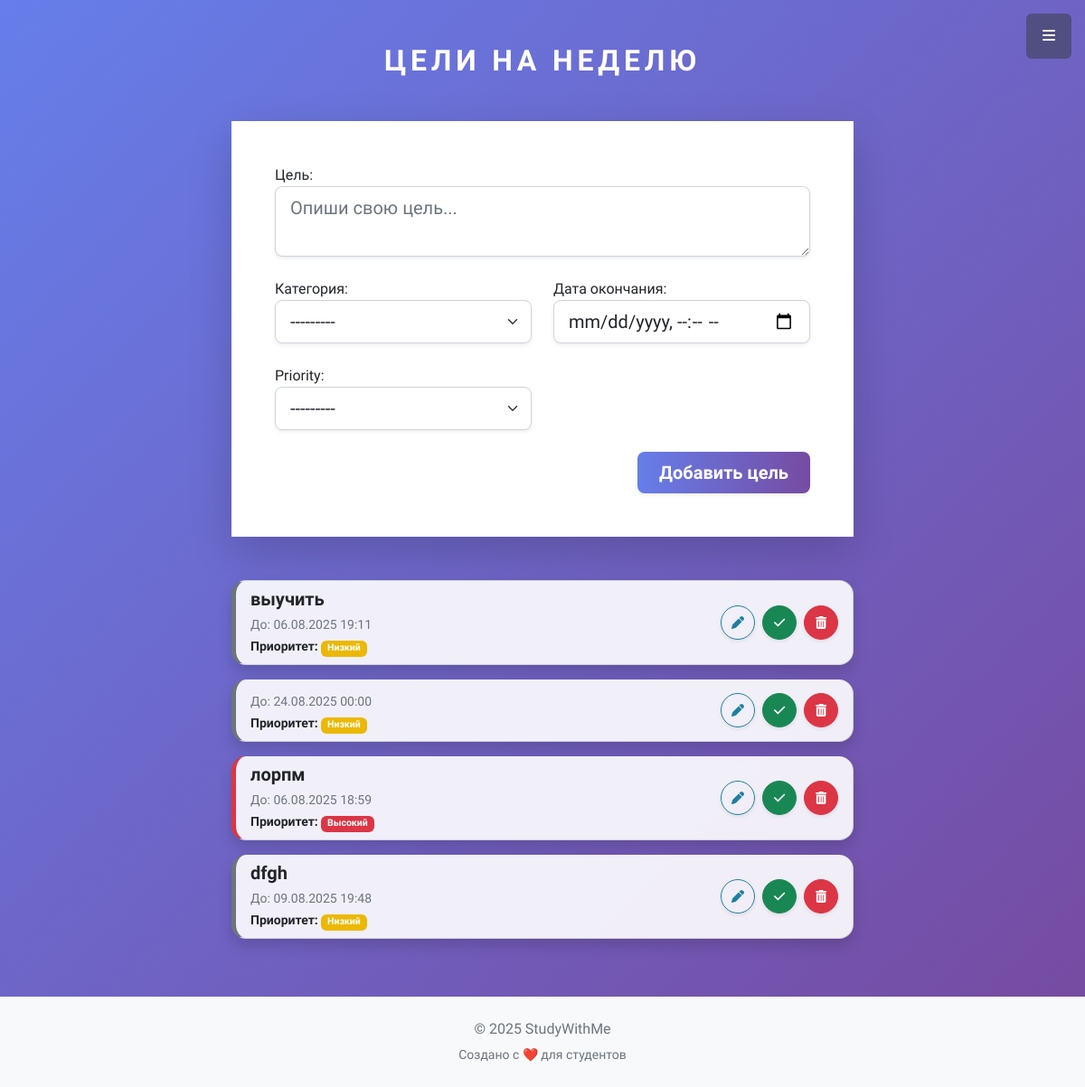
The page /goals/ (signed in) on the database its author committed.
### main/models.py (models this page shows, shortened)
class Goal(models.Model):
    user = models.ForeignKey(MyUser, on_delete=models.CASCADE, verbose_name='Пользователь')
    PRIORITY_CHOICES = [
        ('low', 'Низкий'),
        ('medium', 'Средний'),
        ('high', 'Высокий'),
    ]
    title = models.CharField(max_length=255, verbose_name='Цель')
    category = models.ForeignKey(Category, on_delete=models.SET_NULL, null=True, verbose_name='Категория')
    created_at = models.DateTimeField(auto_now_add=True, verbose_name='Дата начала')
    deadline = models.DateTimeField(verbose_name='Дата окончания')
    priority = models.CharField(max_length=10, choices=PRIORITY_CHOICES)
    is_completed = models.BooleanField(default=False, verbose_name='Выполнено')
    class Meta:
        verbose_name = 'Цель'
        verbose_name_plural = 'Цели'

### main/views.py (the view)
# urls.py: path('goals/', views.goals_list, name='goals'),
@login_required
def goals_list(request):
    form = GoalForm()
    goals = Goal.objects.filter(user=request.user)
    if request.method == 'POST':
        form = GoalForm(request.POST)
        if form.is_valid():
            goal = form.save(commit=False)
            goal.user = request.user
            goal.save()
            return redirect('goals')
        else:
            print(form.errors)
    else:
        form = GoalForm()
    return render(request, 'main/goals.html', {'form': form, 'goals': goals})

### main/forms.py
class GoalForm(forms.ModelForm):
    class Meta:
        model = Goal
        fields = ['title', 'category', 'deadline', 'priority']
        widgets = {
            'title': forms.Textarea(attrs={
                'class': 'form-control',
                'placeholder': 'Опиши свою цель...',
                'rows': 2
            }),
            'category': forms.Select(attrs={'class': 'form-select'}),
            'deadline': forms.DateTimeInput(attrs={
                'type': 'datetime-local',
                'class': 'form-control'
            }),
            'priority': forms.Select(attrs={'class': 'form-select'}),
        }

### main/models.py (called while the page is built)
    def __str__(self):
        return self.title

### main/templates/main/goals.html (shortened to what this page needs)
{% extends 'base.html' %}
{% load static %}
{% load widget_tweaks %}
{% block content %}
<section class="page-section py-5" id="goals" style="background: linear-gradient(135deg, #667eea 0%, #764ba2 100%); min-height: 100vh;">
  <div class="container px-4 px-lg-5">
    <h2 class="text-center text-uppercase text-white mb-5 fw-bold" style="letter-spacing: 0.15em;">Цели на неделю</h2>
    <div class="row justify-content-center">
      <div class="col-lg-8">
        <div class="card mb-5 shadow-lg rounded-4 border-0">
          <div class="card-body bg-white p-4 p-md-5">
            <form method="post" class="row g-4" novalidate>
              <div class="col-12">
                {{ form.title.label_tag }}
                {{ form.title|add_class:"form-control form-control-lg shadow-sm" }}
              </div>
              <div class="col-md-6">
                {{ form.category.label_tag }}
                {{ form.category|add_class:"form-select form-select-lg shadow-sm" }}
              </div>
              <div class="col-md-6">
                {{ form.deadline.label_tag }}
                {{ form.deadline|add_class:"form-control form-control-lg shadow-sm" }}
              </div>
              <div class="col-md-6">
                {{ form.priority.label_tag }}
                {{ form.priority|add_class:"form-select form-select-lg shadow-sm" }}
              </div>
              <div class="col-12 text-end">
                <button type="submit" class="btn btn-gradient btn-lg px-4 fw-semibold shadow-sm" style="background: linear-gradient(90deg, #667eea 0%, #764ba2 100%); color: white; border:none; border-radius: 0.5rem;">
                  Добавить цель
                </button>
              </div>
            </form>
          </div>
        </div>
        {% if goals %}
        <div class="list-group">
          {% for goal in goals %}
            <div class="list-group-item list-group-item-action d-flex justify-content-between align-items-center flex-wrap shadow rounded-4 mb-3" style="background: rgba(255 255 255 / 0.9); border-left: 5px solid
              {% if goal.priority == 'high' %}#dc3545
              {% elif goal.priority == 'medium' %}#ffc107
              {% else %}#6c757d{% endif %};">
              <div class="flex-grow-1 me-3">
                <h5 class="mb-1 fw-semibold text-dark">{{ goal.title }}</h5>
                <small class="text-muted">До: {{ goal.deadline|date:"d.m.Y H:i" }}</small><br>
                <small class="fw-semibold">
                  Приоритет:
                  {% if goal.priority == 'high' %}
                    <span class="badge bg-danger">Высокий</span>
                  {% elif goal.priority == 'medium' %}
                    <span class="badge bg-warning text-dark">Средний</span>
                  {% else %}
                    <span class="badge bg-secondary">Низкий</span>
                  {% endif %}
                </small>
              </div>
              <div class="d-flex align-items-center gap-2">
                <a href="{% url 'edit_goal' goal.pk %}" class="btn btn-outline-primary btn-sm rounded-circle shadow-sm" title="Редактировать цель" style="width: 38px; height: 38px; display: flex; align-items: center; justify-content: center;">
                  <i class="fas fa-pen"></i>
                </a>
                {% if not goal.is_completed %}
                  <form method="post" action="{% url 'mark_goal_completed' goal.pk %}" style="display: inline;">
                    <button type="submit" class="btn btn-success btn-sm rounded-circle shadow-sm" title="Отметить как выполненную" style="width: 38px; height: 38px;">
                      <i class="fas fa-check"></i>
                    </button>
                  </form>
                {% else %}
                  <span class="badge bg-success">Выполнено</span>
                {% endif %}
                <form method="post" action="{% url 'delete_goal' goal.pk %}" style="display: inline;">
                  <button type="submit" class="btn btn-danger btn-sm rounded-circle shadow-sm" title="Удалить цель" style="width: 38px; height: 38px;">
                    <i class="fas fa-trash-alt"></i>
                  </button>
                </form>
              </div>
            </div>
          {% endfor %}
        </div>
        {% else %}
          <p class="text-center text-white fst-italic fs-5 mt-4">Целей пока нет. Добавьте первую цель!</p>
        {% endif %}
      </div>
    </div>
  </div>
</section>
{% endblock %}

### rows shown on the page
Goal: title "выучить", deadline "06.08.2025 19:11", priority "Низкий", is_completed False (drawn)
Goal: deadline "24.08.2025 00:00", priority "Низкий", is_completed False (drawn)
Goal: title "лорпм", deadline "06.08.2025 18:59", priority "Высокий", is_completed False (drawn)
Goal: title "dfgh", deadline "09.08.2025 19:48", priority "Низкий", is_completed False (drawn)
